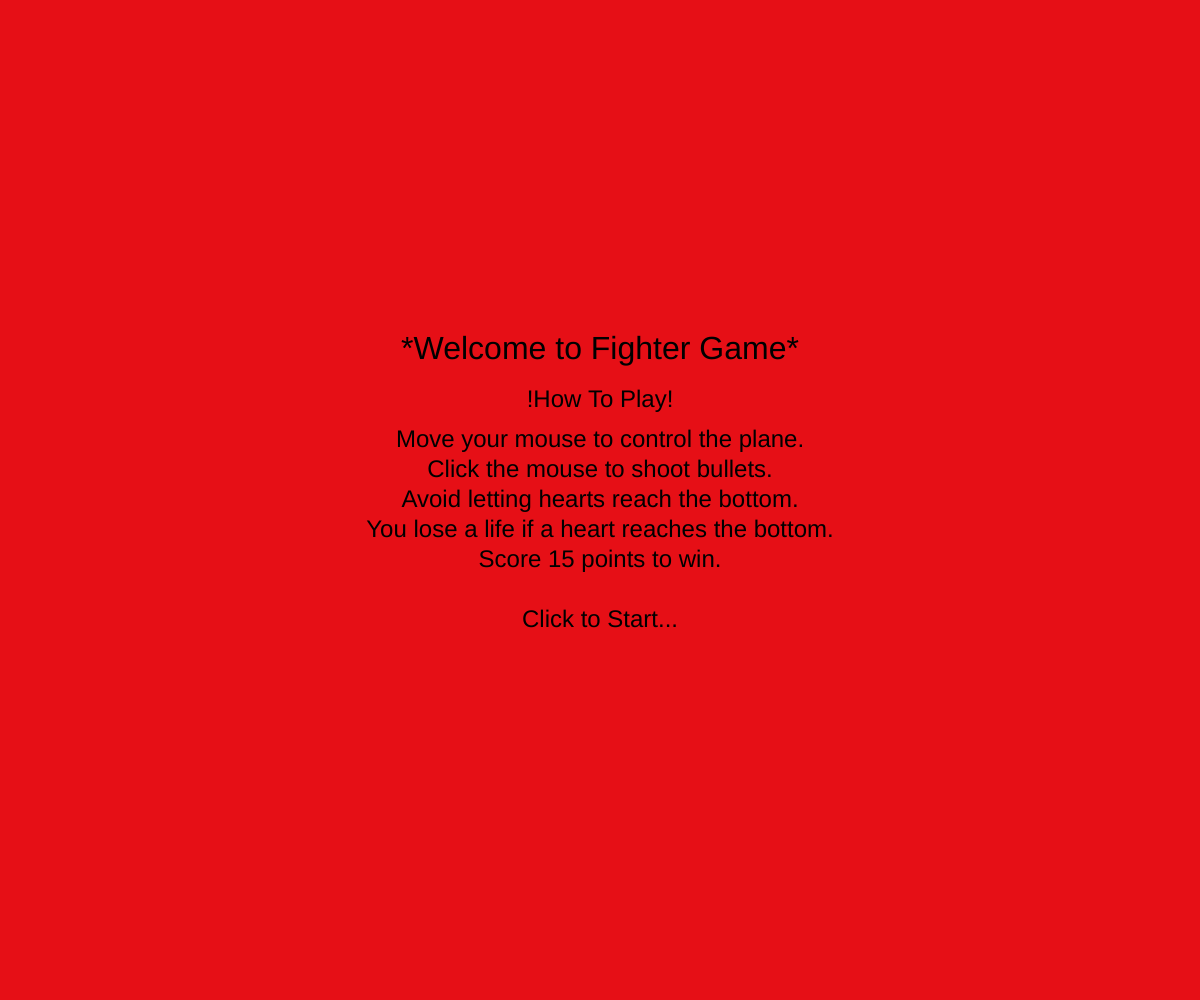
Frame 1 (no input)
Frame 60 (no input): identical to frame 1, image omitted
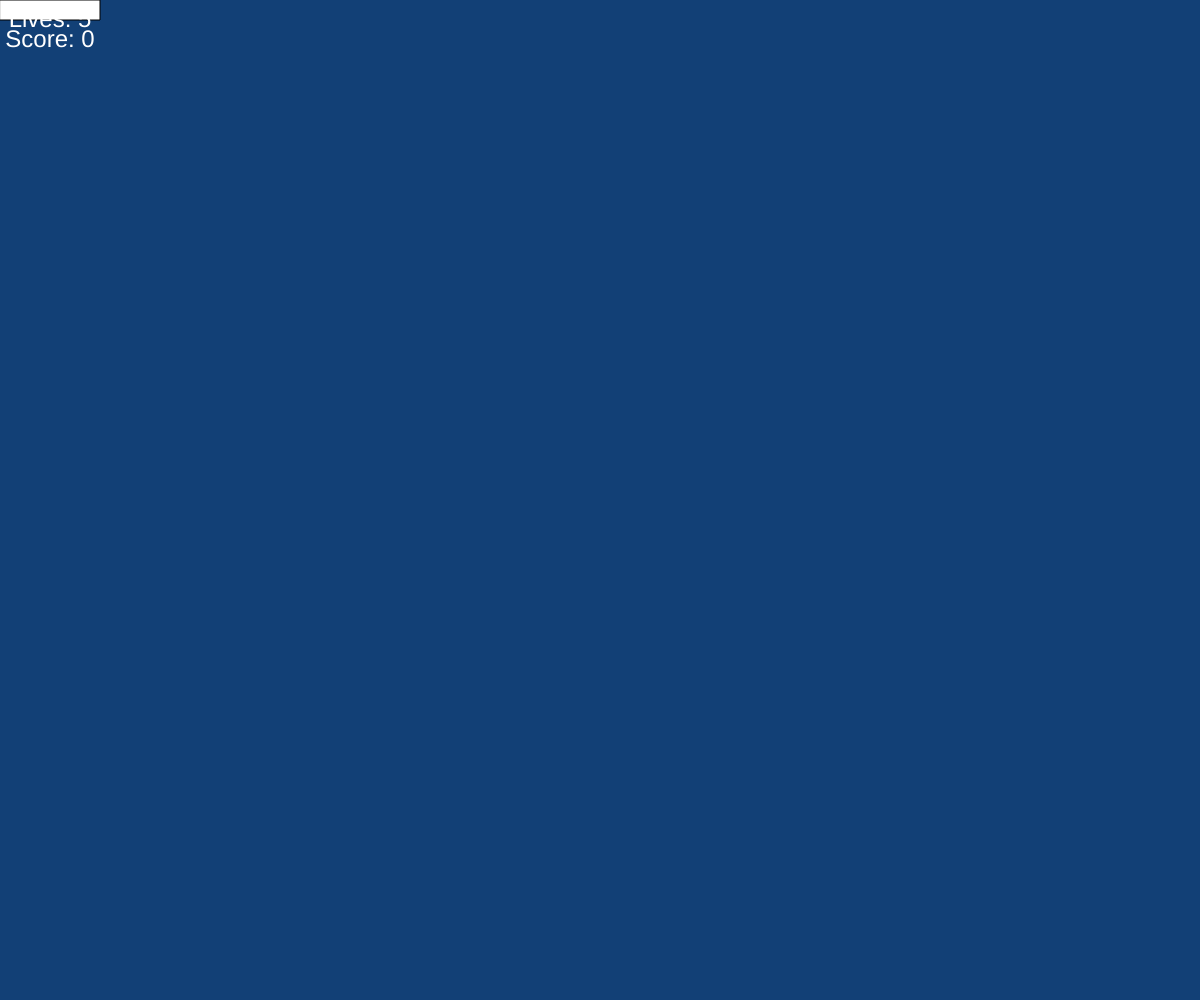
Frame 120 (the mouse pressed at the canvas centre since frame 60)

The p5.js sketch that drew these frames (run headless with seeded random() and noise() and a simulated clock; from frame 60 on, the mouse is pressed at the canvas centre):

// p5.js sketch
// ── sketch.js
let gameState = "start"; // start, game, win, lose
let lives = 5;
let score = 0;
let balls = [];
let planeX = 0;
let planeY = 0;
let bulletX = 0;
let bulletY = 0;
let bulletSpeed = 5;

function setup() {
  createCanvas(windowWidth, windowHeight);
  background("#E60F16");
  textSize(32);
  textAlign(CENTER, CENTER);
  text("*Welcome to Fighter Game*", width / 2, height / 2 - 150);
  textSize(24);
  text("!How To Play!", width / 2, height / 2 - 100);
  text("Move your mouse to control the plane.", width / 2, height / 2 - 60);
  text("Click the mouse to shoot bullets.", width / 2, height / 2 - 30);
  text("Avoid letting hearts reach the bottom.", width / 2, height / 2);
  text("You lose a life if a heart reaches the bottom.", width / 2, height / 2 + 30);
  text("Score 15 points to win.", width / 2, height / 2 + 60);
  text("Click to Start...", width / 2, height / 2 + 120);
}

function draw() {
  if (gameState === "start") {
    // do nothing
  } else if (gameState === "game") {
    background("#124076");
    // draw plane
    fill(255);
    rect(planeX, planeY, 100, 20); // increased length of the fighter
    // draw hearts
    for (let i = 0; i < balls.length; i++) {
      fill("#FF0000"); // set color to red
      drawHeart(balls[i].x, balls[i].y, 20, 20); // increased heart size
      balls[i].y += 2;
      if (balls[i].y > height) {
        lives--;
        balls.splice(i, 1);
      }
    }
    // draw bullet
    if (bulletY > 0) {
      fill(255);
      ellipse(bulletX, bulletY, 30, 30); // increased bullet size
      bulletY -= bulletSpeed;
      if (bulletY < 0) {
        bulletY = 0;
      }
    }
    // check collision
    for (let i = 0; i < balls.length; i++) {
      if (dist(bulletX, bulletY, balls[i].x, balls[i].y) < 15) {
        balls.splice(i, 1);
        score++;
        bulletY = 0;
      }
    }
    // update lives and score
    textSize(24);
    text(`Lives: ${lives}`, 50, 20);
    text(`Score: ${score}`, 50, 40);
    // check game over
    if (lives === 0) {
      gameState = "lose";
    } else if (score === 15) {
      gameState = "win";
    }
  } else if (gameState === "win") {
    background("#265388");
    textSize(32);
    text("You Win!", width / 2, height / 2);
    text("Press Backspace to play again", width / 2, height / 2 + 50);
  } else if (gameState === "lose") {
    background("#124076");
    textSize(32);
    text("You Lose!", width / 2, height / 2);
    text("Press Backspace to play again", width / 2, height / 2 + 50);
  }
}

function drawHeart(x, y, w, h) {
  beginShape();
  vertex(x, y - h);
  bezierVertex(x, y - h / 2, x + w / 2, y, x, y + h / 2);
  bezierVertex(x, y + h, x - w / 2, y, x, y - h / 2);
  endShape();
}

function mousePressed() {
  if (gameState === "start") {
    gameState = "game";
    balls = [];
    lives = 5;
    score = 0;
  } else if (gameState === "game") {
    bulletX = planeX + 50; // adjusted bullet starting position
    bulletY = planeY;
  }
}

function keyPressed() {
  if (keyCode === BACKSPACE) {
    gameState = "start";
  }
}

function mouseMoved() {
  if (gameState === "game") {
    planeX = mouseX;
    planeY = height - 50; // keep plane at bottom of screen
  }
}

setInterval(function() {
  if (gameState === "game") {
    balls.push({ x: random(width), y: 0 });
  }
}, 2000); // decreased ball creation frequency
